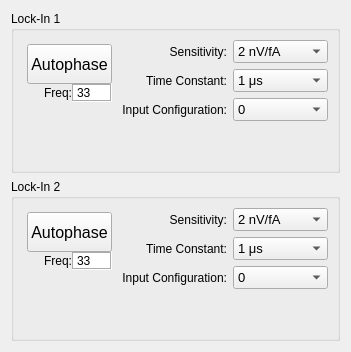
         <widget class="QWidget" name="tab_4">
          <attribute name="title">
           <string>lockins</string>
          </attribute>
          <layout class="QVBoxLayout" name="verticalLayout_15">
           <item>
            <widget class="QGroupBox" name="groupBox">
             <property name="title">
              <string>Lock-In 1</string>
             </property>
             <layout class="QHBoxLayout" name="horizontalLayout_6">
              <item>
               <layout class="QVBoxLayout" name="verticalLayout_10">
                <property name="spacing">
                 <number>0</number>
                </property>
                <property name="leftMargin">
                 <number>4</number>
                </property>
                <property name="topMargin">
                 <number>4</number>
                </property>
                <property name="rightMargin">
                 <number>4</number>
                </property>
                <property name="bottomMargin">
                 <number>4</number>
                </property>
                <item>
                 <widget class="QPushButton" name="PB_autophase1">
                  <property name="minimumSize">
                   <size>
                    <width>0</width>
                    <height>40</height>
                   </size>
                  </property>
                  <property name="font">
                   <font>
                    <pointsize>12</pointsize>
                   </font>
                  </property>
                  <property name="text">
                   <string>Autophase</string>
                  </property>
                 </widget>
                </item>
                <item>
                 <layout class="QHBoxLayout" name="horizontalLayout_20">
                  <item>
                   <widget class="QLabel" name="label_36">
                    <property name="text">
                     <string>Freq:</string>
                    </property>
                    <property name="alignment">
                     <set>Qt::AlignRight|Qt::AlignTrailing|Qt::AlignVCenter</set>
                    </property>
                   </widget>
                  </item>
                  <item>
                   <widget class="QLabel" name="LE_freq1">
                    <property name="minimumSize">
                     <size>
                      <width>40</width>
                      <height>0</height>
                     </size>
                    </property>
                    <property name="maximumSize">
                     <size>
                      <width>35</width>
                      <height>16777215</height>
                     </size>
                    </property>
                    <property name="styleSheet">
                     <string notr="true">background-color: rgb(255, 255, 255);</string>
                    </property>
                    <property name="frameShape">
                     <enum>QFrame::Box</enum>
                    </property>
                    <property name="frameShadow">
                     <enum>QFrame::Sunken</enum>
                    </property>
                    <property name="text">
                     <string>33</string>
                    </property>
                   </widget>
                  </item>
                 </layout>
                </item>
                <item>
                 <spacer name="verticalSpacer_7">
                  <property name="orientation">
                   <enum>Qt::Vertical</enum>
                  </property>
                  <property name="sizeHint" stdset="0">
                   <size>
                    <width>20</width>
                    <height>40</height>
                   </size>
                  </property>
                 </spacer>
                </item>
               </layout>
              </item>
              <item>
               <layout class="QGridLayout" name="gridLayout_5">
                <item row="1" column="1">
                 <widget class="QComboBox" name="CB_tc1">
                  <property name="font">
                   <font>
                    <pointsize>10</pointsize>
                   </font>
                  </property>
                  <item>
                   <property name="text">
                    <string>1 μs</string>
                   </property>
                  </item>
                  <item>
                   <property name="text">
                    <string>3 μs</string>
                   </property>
                  </item>
                  <item>
                   <property name="text">
                    <string>10 μs</string>
                   </property>
                  </item>
                  <item>
                   <property name="text">
                    <string>30 μs</string>
                   </property>
                  </item>
                  <item>
                   <property name="text">
                    <string>100 μs</string>
                   </property>
                  </item>
                  <item>
                   <property name="text">
                    <string>300 μs</string>
                   </property>
                  </item>
                  <item>
                   <property name="text">
                    <string>1 ms</string>
                   </property>
                  </item>
                  <item>
                   <property name="text">
                    <string>3 ms</string>
                   </property>
                  </item>
                  <item>
                   <property name="text">
                    <string>10 ms</string>
                   </property>
                  </item>
                  <item>
                   <property name="text">
                    <string>30 ms</string>
                   </property>
                  </item>
                  <item>
                   <property name="text">
                    <string>100 ms</string>
                   </property>
                  </item>
                  <item>
                   <property name="text">
                    <string>300 ms</string>
                   </property>
                  </item>
                  <item>
                   <property name="text">
                    <string>1 s</string>
                   </property>
                  </item>
                  <item>
                   <property name="text">
                    <string>3 s</string>
                   </property>
                  </item>
                  <item>
                   <property name="text">
                    <string>10 s</string>
                   </property>
                  </item>
                  <item>
                   <property name="text">
                    <string>30 s</string>
                   </property>
                  </item>
                 </widget>
                </item>
                <item row="0" column="1">
                 <widget class="QComboBox" name="CB_sens1">
                  <property name="font">
                   <font>
                    <pointsize>10</pointsize>
                   </font>
                  </property>
                  <item>
                   <property name="text">
                    <string>2 nV/fA</string>
                   </property>
                  </item>
                  <item>
                   <property name="text">
                    <string>5 nV/fA</string>
                   </property>
                  </item>
                  <item>
                   <property name="text">
                    <string>10 nV/fA</string>
                   </property>
                  </item>
                  <item>
                   <property name="text">
                    <string>20 nV/fA</string>
                   </property>
                  </item>
                  <item>
                   <property name="text">
                    <string>50 nV/fA</string>
                   </property>
                  </item>
                  <item>
                   <property name="text">
                    <string>100 nV/fA</string>
                   </property>
                  </item>
                  <item>
                   <property name="text">
                    <string>200 nV/fA</string>
                   </property>
                  </item>
                  <item>
                   <property name="text">
                    <string>500 nV/fA</string>
                   </property>
                  </item>
                  <item>
                   <property name="text">
                    <string>1 μV/pA</string>
                   </property>
                  </item>
                  <item>
                   <property name="text">
                    <string>2 μV/pA</string>
                   </property>
                  </item>
                  <item>
                   <property name="text">
                    <string>5 μV/pA</string>
                   </property>
                  </item>
                  <item>
                   <property name="text">
                    <string>10 μV/pA</string>
                   </property>
                  </item>
                  <item>
                   <property name="text">
                    <string>20 μV/pA</string>
                   </property>
                  </item>
                  <item>
                   <property name="text">
                    <string>50 μV/pA</string>
                   </property>
                  </item>
                  <item>
                   <property name="text">
                    <string>100 μV/pA</string>
                   </property>
                  </item>
                  <item>
                   <property name="text">
                    <string>200 μV/pA</string>
                   </property>
                  </item>
                  <item>
                   <property name="text">
                    <string>500 μV/pA</string>
                   </property>
                  </item>
                  <item>
                   <property name="text">
                    <string>1 mV/nA</string>
                   </property>
                  </item>
                  <item>
                   <property name="text">
                    <string>2 mV/nA</string>
                   </property>
                  </item>
                  <item>
                   <property name="text">
                    <string>5 mV/nA</string>
                   </property>
                  </item>
                  <item>
                   <property name="text">
                    <string>10 mV/nA</string>
                   </property>
                  </item>
                  <item>
                   <property name="text">
                    <string>20 mV/nA</string>
                   </property>
                  </item>
                  <item>
                   <property name="text">
                    <string>50 mV/nA</string>
                   </property>
                  </item>
                  <item>
                   <property name="text">
                    <string>100 mV/nA</string>
                   </property>
                  </item>
                  <item>
                   <property name="text">
                    <string>200 mV/nA</string>
                   </property>
                  </item>
                  <item>
                   <property name="text">
                    <string>500 mV/nA</string>
                   </property>
                  </item>
                  <item>
                   <property name="text">
                    <string>1 V/μA</string>
                   </property>
                  </item>
                 </widget>
                </item>
                <item row="2" column="0">
                 <widget class="QLabel" name="label_16">
                  <property name="text">
                   <string>Input Configuration:</string>
                  </property>
                  <property name="alignment">
                   <set>Qt::AlignRight|Qt::AlignTrailing|Qt::AlignVCenter</set>
                  </property>
                 </widget>
                </item>
                <item row="2" column="1">
                 <widget class="QComboBox" name="CB_ic1">
                  <property name="font">
                   <font>
                    <pointsize>10</pointsize>
                   </font>
                  </property>
                  <item>
                   <property name="text">
                    <string>0</string>
                   </property>
                  </item>
                  <item>
                   <property name="text">
                    <string>1</string>
                   </property>
                  </item>
                  <item>
                   <property name="text">
                    <string>2</string>
                   </property>
                  </item>
                  <item>
                   <property name="text">
                    <string>3</string>
                   </property>
                  </item>
                 </widget>
                </item>
                <item row="1" column="0">
                 <widget class="QLabel" name="label_17">
                  <property name="text">
                   <string>Time Constant:</string>
                  </property>
                  <property name="alignment">
                   <set>Qt::AlignRight|Qt::AlignTrailing|Qt::AlignVCenter</set>
                  </property>
                 </widget>
                </item>
                <item row="0" column="0">
                 <widget class="QLabel" name="label_18">
                  <property name="text">
                   <string>Sensitivity:</string>
                  </property>
                  <property name="alignment">
                   <set>Qt::AlignRight|Qt::AlignTrailing|Qt::AlignVCenter</set>
                  </property>
                 </widget>
                </item>
                <item row="3" column="1">
                 <spacer name="verticalSpacer_6">
                  <property name="orientation">
                   <enum>Qt::Vertical</enum>
                  </property>
                  <property name="sizeHint" stdset="0">
                   <size>
                    <width>20</width>
                    <height>40</height>
                   </size>
                  </property>
                 </spacer>
                </item>
               </layout>
              </item>
             </layout>
            </widget>
           </item>
           <item>
            <widget class="QGroupBox" name="groupBox_2">
             <property name="title">
              <string>Lock-In 2</string>
             </property>
             <layout class="QHBoxLayout" name="horizontalLayout_7">
              <item>
               <layout class="QVBoxLayout" name="verticalLayout_9">
                <property name="spacing">
                 <number>0</number>
                </property>
                <property name="leftMargin">
                 <number>4</number>
                </property>
                <property name="topMargin">
                 <number>4</number>
                </property>
                <property name="rightMargin">
                 <number>4</number>
                </property>
                <property name="bottomMargin">
                 <number>4</number>
                </property>
                <item>
                 <widget class="QPushButton" name="PB_autophase2">
                  <property name="minimumSize">
                   <size>
                    <width>0</width>
                    <height>40</height>
                   </size>
                  </property>
                  <property name="font">
                   <font>
                    <pointsize>12</pointsize>
                   </font>
                  </property>
                  <property name="text">
                   <string>Autophase</string>
                  </property>
                 </widget>
                </item>
                <item>
                 <layout class="QHBoxLayout" name="horizontalLayout_19">
                  <item>
                   <widget class="QLabel" name="label_35">
                    <property name="text">
                     <string>Freq:</string>
                    </property>
                    <property name="alignment">
                     <set>Qt::AlignRight|Qt::AlignTrailing|Qt::AlignVCenter</set>
                    </property>
                   </widget>
                  </item>
                  <item>
                   <widget class="QLabel" name="LE_freq2">
                    <property name="minimumSize">
                     <size>
                      <width>40</width>
                      <height>0</height>
                     </size>
                    </property>
                    <property name="maximumSize">
                     <size>
                      <width>35</width>
                      <height>16777215</height>
                     </size>
                    </property>
                    <property name="styleSheet">
                     <string notr="true">background-color: rgb(255, 255, 255);</string>
                    </property>
                    <property name="frameShape">
                     <enum>QFrame::Box</enum>
                    </property>
                    <property name="frameShadow">
                     <enum>QFrame::Sunken</enum>
                    </property>
                    <property name="text">
                     <string>33</string>
                    </property>
                   </widget>
                  </item>
                 </layout>
                </item>
                <item>
                 <spacer name="verticalSpacer_5">
                  <property name="orientation">
                   <enum>Qt::Vertical</enum>
                  </property>
                  <property name="sizeHint" stdset="0">
                   <size>
                    <width>20</width>
                    <height>40</height>
                   </size>
                  </property>
                 </spacer>
                </item>
               </layout>
              </item>
              <item>
               <layout class="QGridLayout" name="gridLayout_4">
                <item row="1" column="1">
                 <widget class="QComboBox" name="CB_tc2">
                  <property name="font">
                   <font>
                    <pointsize>10</pointsize>
                   </font>
                  </property>
                  <item>
                   <property name="text">
                    <string>1 μs</string>
                   </property>
                  </item>
                  <item>
                   <property name="text">
                    <string>3 μs</string>
                   </property>
                  </item>
                  <item>
                   <property name="text">
                    <string>10 μs</string>
                   </property>
                  </item>
                  <item>
                   <property name="text">
                    <string>30 μs</string>
                   </property>
                  </item>
                  <item>
                   <property name="text">
                    <string>100 μs</string>
                   </property>
                  </item>
                  <item>
                   <property name="text">
                    <string>300 μs</string>
                   </property>
                  </item>
                  <item>
                   <property name="text">
                    <string>1 ms</string>
                   </property>
                  </item>
                  <item>
                   <property name="text">
                    <string>3 ms</string>
                   </property>
                  </item>
                  <item>
                   <property name="text">
                    <string>10 ms</string>
                   </property>
                  </item>
                  <item>
                   <property name="text">
                    <string>30 ms</string>
                   </property>
                  </item>
                  <item>
                   <property name="text">
                    <string>100 ms</string>
                   </property>
                  </item>
                  <item>
                   <property name="text">
                    <string>300 ms</string>
                   </property>
                  </item>
                  <item>
                   <property name="text">
                    <string>1 s</string>
                   </property>
                  </item>
                  <item>
                   <property name="text">
                    <string>3 s</string>
                   </property>
                  </item>
                  <item>
                   <property name="text">
                    <string>10 s</string>
                   </property>
                  </item>
                  <item>
                   <property name="text">
                    <string>30 s</string>
                   </property>
                  </item>
                 </widget>
                </item>
                <item row="0" column="1">
                 <widget class="QComboBox" name="CB_sens2">
                  <property name="font">
                   <font>
                    <pointsize>10</pointsize>
                   </font>
                  </property>
                  <item>
                   <property name="text">
                    <string>2 nV/fA</string>
                   </property>
                  </item>
                  <item>
                   <property name="text">
                    <string>5 nV/fA</string>
                   </property>
                  </item>
                  <item>
                   <property name="text">
                    <string>10 nV/fA</string>
                   </property>
                  </item>
                  <item>
                   <property name="text">
                    <string>20 nV/fA</string>
                   </property>
                  </item>
                  <item>
                   <property name="text">
                    <string>50 nV/fA</string>
                   </property>
                  </item>
                  <item>
                   <property name="text">
                    <string>100 nV/fA</string>
                   </property>
                  </item>
                  <item>
                   <property name="text">
                    <string>200 nV/fA</string>
                   </property>
                  </item>
                  <item>
                   <property name="text">
                    <string>500 nV/fA</string>
                   </property>
                  </item>
                  <item>
                   <property name="text">
                    <string>1 μV/pA</string>
                   </property>
                  </item>
                  <item>
                   <property name="text">
                    <string>2 μV/pA</string>
                   </property>
                  </item>
                  <item>
                   <property name="text">
                    <string>5 μV/pA</string>
                   </property>
                  </item>
                  <item>
                   <property name="text">
                    <string>10 μV/pA</string>
                   </property>
                  </item>
                  <item>
                   <property name="text">
                    <string>20 μV/pA</string>
                   </property>
                  </item>
                  <item>
                   <property name="text">
                    <string>50 μV/pA</string>
                   </property>
                  </item>
                  <item>
                   <property name="text">
                    <string>100 μV/pA</string>
                   </property>
                  </item>
                  <item>
                   <property name="text">
                    <string>200 μV/pA</string>
                   </property>
                  </item>
                  <item>
                   <property name="text">
                    <string>500 μV/pA</string>
                   </property>
                  </item>
                  <item>
                   <property name="text">
                    <string>1 mV/nA</string>
                   </property>
                  </item>
                  <item>
                   <property name="text">
                    <string>2 mV/nA</string>
                   </property>
                  </item>
                  <item>
                   <property name="text">
                    <string>5 mV/nA</string>
                   </property>
                  </item>
                  <item>
                   <property name="text">
                    <string>10 mV/nA</string>
                   </property>
                  </item>
                  <item>
                   <property name="text">
                    <string>20 mV/nA</string>
                   </property>
                  </item>
                  <item>
                   <property name="text">
                    <string>50 mV/nA</string>
                   </property>
                  </item>
                  <item>
                   <property name="text">
                    <string>100 mV/nA</string>
                   </property>
                  </item>
                  <item>
                   <property name="text">
                    <string>200 mV/nA</string>
                   </property>
                  </item>
                  <item>
                   <property name="text">
                    <string>500 mV/nA</string>
                   </property>
                  </item>
                  <item>
                   <property name="text">
                    <string>1 V/μA</string>
                   </property>
                  </item>
                 </widget>
                </item>
                <item row="2" column="0">
                 <widget class="QLabel" name="label_15">
                  <property name="text">
                   <string>Input Configuration:</string>
                  </property>
                  <property name="alignment">
                   <set>Qt::AlignRight|Qt::AlignTrailing|Qt::AlignVCenter</set>
                  </property>
                 </widget>
                </item>
                <item row="2" column="1">
                 <widget class="QComboBox" name="CB_ic2">
                  <property name="font">
                   <font>
                    <pointsize>10</pointsize>
                   </font>
                  </property>
                  <item>
                   <property name="text">
                    <string>0</string>
                   </property>
                  </item>
                  <item>
                   <property name="text">
                    <string>1</string>
                   </property>
                  </item>
                  <item>
                   <property name="text">
                    <string>2</string>
                   </property>
                  </item>
                  <item>
                   <property name="text">
                    <string>3</string>
                   </property>
                  </item>
                 </widget>
                </item>
                <item row="1" column="0">
                 <widget class="QLabel" name="label_14">
                  <property name="text">
                   <string>Time Constant:</string>
                  </property>
                  <property name="alignment">
                   <set>Qt::AlignRight|Qt::AlignTrailing|Qt::AlignVCenter</set>
                  </property>
                 </widget>
                </item>
                <item row="0" column="0">
                 <widget class="QLabel" name="label_13">
                  <property name="text">
                   <string>Sensitivity:</string>
                  </property>
                  <property name="alignment">
                   <set>Qt::AlignRight|Qt::AlignTrailing|Qt::AlignVCenter</set>
                  </property>
                 </widget>
                </item>
                <item row="3" column="1">
                 <spacer name="verticalSpacer_4">
                  <property name="orientation">
                   <enum>Qt::Vertical</enum>
                  </property>
                  <property name="sizeHint" stdset="0">
                   <size>
                    <width>20</width>
                    <height>40</height>
                   </size>
                  </property>
                 </spacer>
                </item>
               </layout>
              </item>
             </layout>
            </widget>
           </item>
          </layout>
         </widget>
